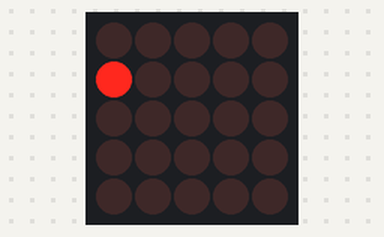
A sketch run on a simulated BBC micro:bit. On the bench: 5×5 LED matrix. What the sketch prints to the serial monitor is not drawn.

Above: at 0.1 s.
At 0.82 s:
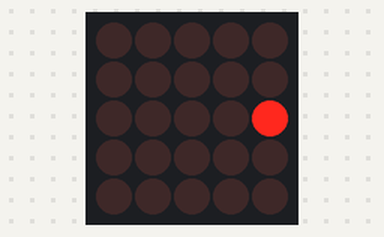
At 1.27 s:
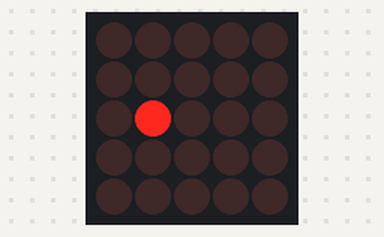
At 1.72 s:
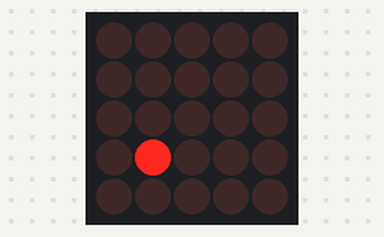
At 2.47 s:
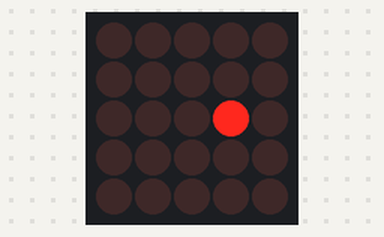
At 3.37 s:
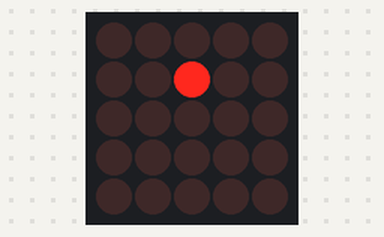

Measured:
- by itself, everything shown: repeats every 3.0 s, in 20 steps

The sketch:

Looplicht_Versie2.ino
```cpp
#include <Adafruit_Microbit.h>;

Adafruit_Microbit_Matrix microbit;


void setup() {
  // just for logging
  Serial.begin(9600);
  Serial.println("Begin!");

  microbit.begin();
}


void leftToRight(int row) {
  for (int i = 0; i < 5; i++) {
    microbit.drawPixel(i, row, LED_ON);
    delay(150);
    microbit.drawPixel(i, row, LED_OFF);
  }
}

void rightToLeft(int row) {
  for (int i = 4; i >= 0; i--) {
    microbit.drawPixel(i, row, LED_ON);
    delay(150);
    microbit.drawPixel(i, row, LED_OFF);
  }
}

void loop() {

  leftToRight(1);
  rightToLeft(2);
  leftToRight(3);
  rightToLeft(2);
}
```
